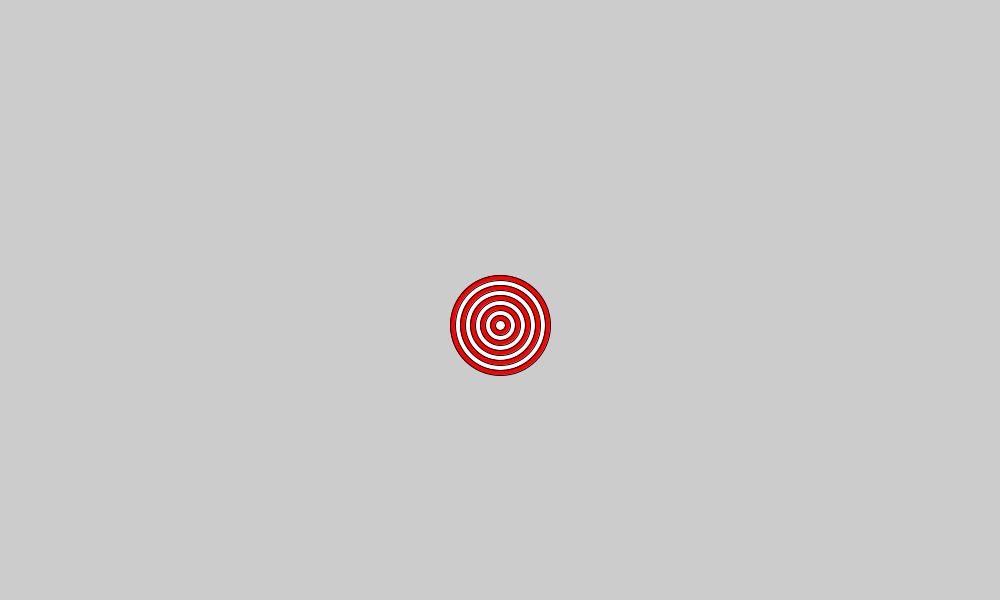
Frame 1 (no input)
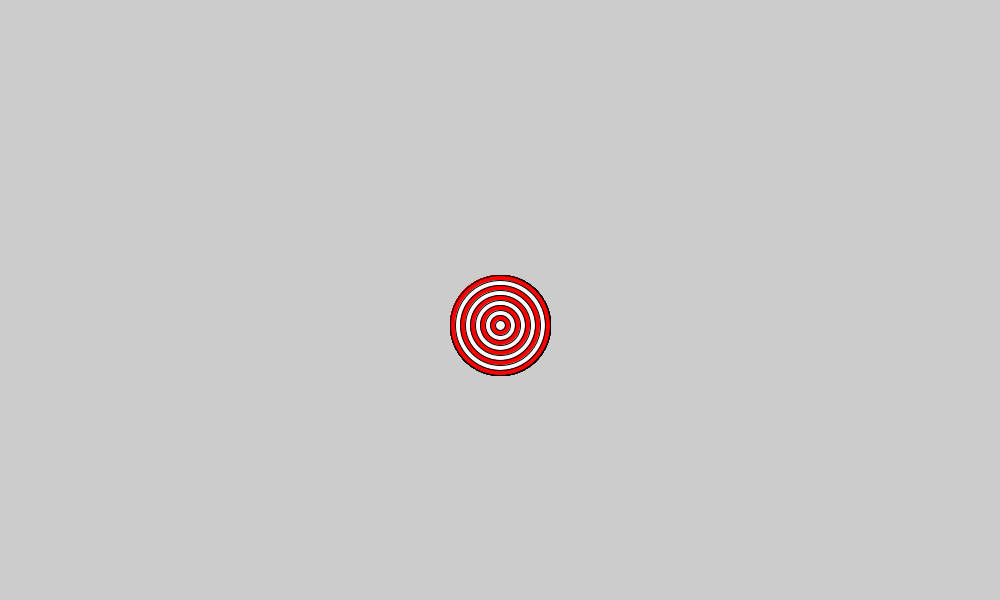
Frame 60 (the mouse pressed at the canvas centre just before this capture)
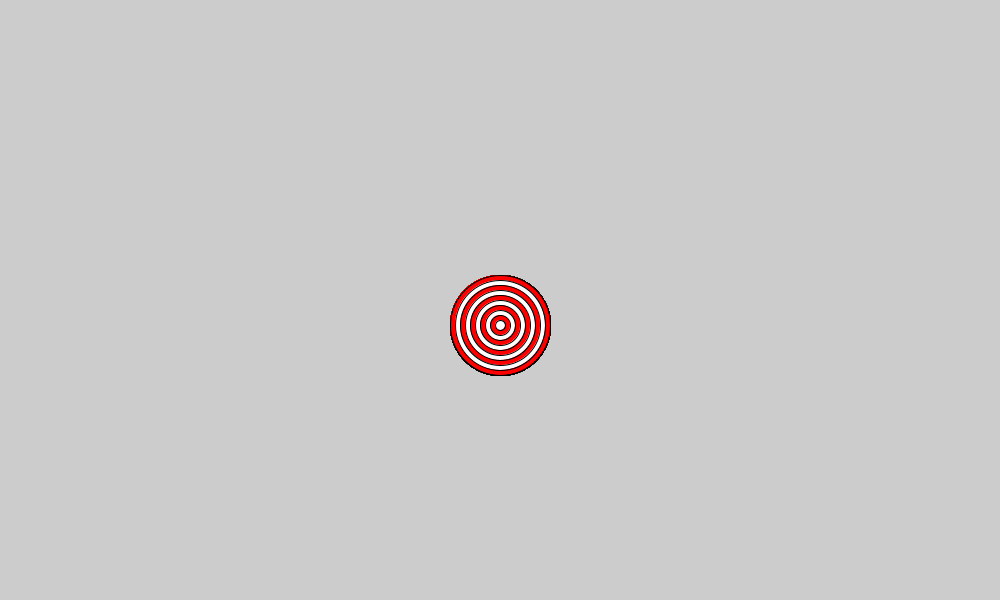
Frame 120 (the mouse held since frame 60 and released just before this capture)

The Processing sketch that drew these frames (run headless with seeded random() and noise(); from frame 60 on, the mouse is pressed at the canvas centre):

// Processing sketch: bullseye
// ── bullseye.pde

void setup() {

  // set the size of your sketch
  size ( 1000, 600);
}
void draw() {

  //Starting with the largest ellipse, use a for loop to draw a bullseye with ellipses.
  fill(255, 0, 0);
  

  //Use an if statement and modulo to alternate the color of your rings.
  for (int i = 10; i > 0; i--) {


    if (i % 2 == 0) {
      fill(255, 0, 0);
    } else {
      fill(255, 255, 255);
    }
    ellipse (500, 325, i*10, i*10);
  }
} 
